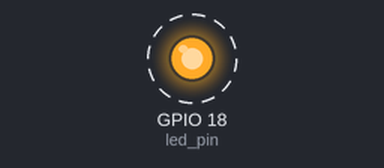
This program was run on a simulated Raspberry Pi (BCM pin numbers). Parts: output pins drawn as LEDs (lit = HIGH). Dashed ring = blinking.

Above: at 0.5 s.
Timing chart, 0 to 4.6 s (numbered marks = the images above):
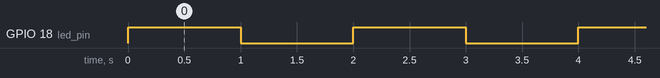

Measured:
- by itself, GPIO 18 (led_pin): alternates HIGH for 1.0 s and LOW for 1.0 s

The program:

led_blink_rpigpio.py
```python
import RPi.GPIO as GPIO
import time

try:
    GPIO.setmode(GPIO.BCM)
    led_pin = 18
    GPIO.setup(led_pin, GPIO.OUT)

    while True:
        GPIO.output(led_pin, GPIO.HIGH) # Turn LED on
        time.sleep(1)
        GPIO.output(led_pin, GPIO.LOW)  # Turn LED off
        time.sleep(1)

except KeyboardInterrupt:
    print("Exiting program.")

finally:
    GPIO.cleanup() # Clean up GPIO settings on exit
```
